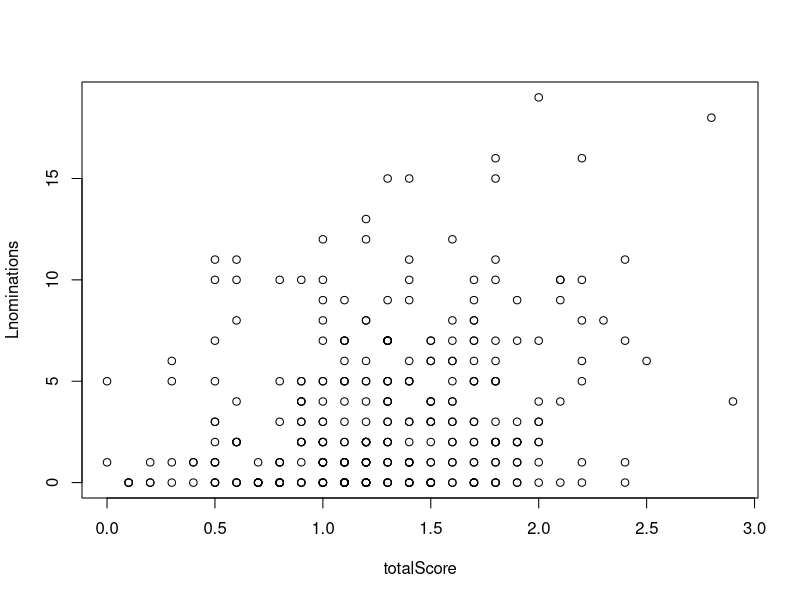
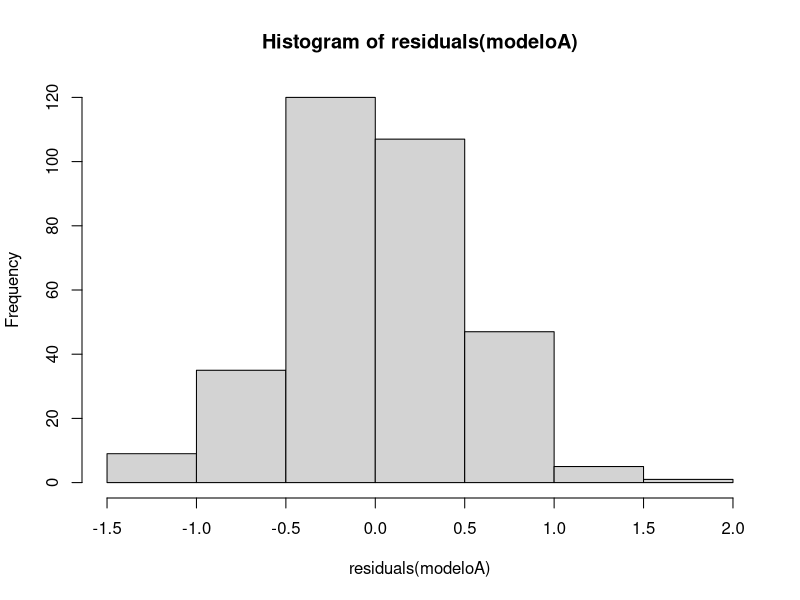
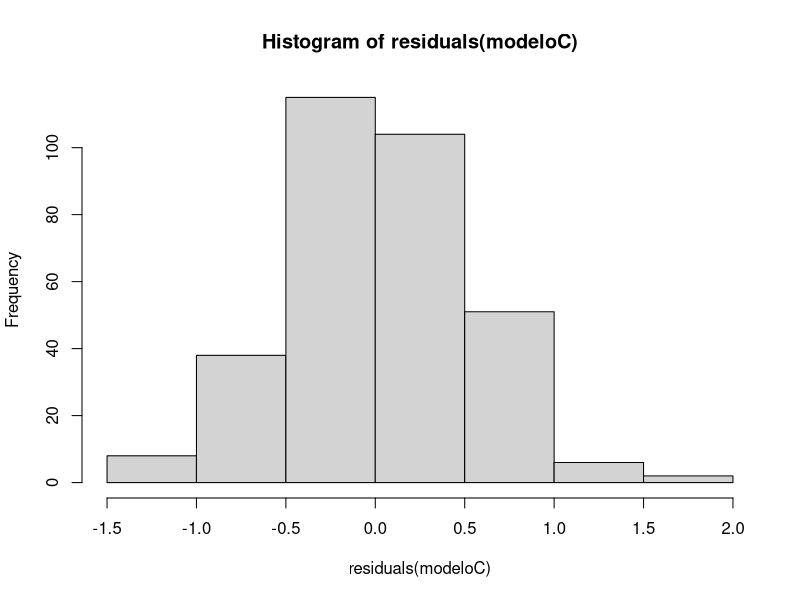

Reproduce these figures in R, in order.
## ---- chunk 1
library("haven")
library("dplyr")
library("tidyr")
## ---- chunk 2
narcissism <- read_sav("narcissism.sav")
## ---- chunk 3
narcissism <- select(narcissism, N1:N10, Lnominations)
## ---- chunk 4
narcissism <- drop_na(narcissism)
## ---- chunk 5
narcissism <- narcissism |>
  mutate(totalScore = rowMeans(across(N1:N10)))
## ---- chunk 6
with(narcissism, plot(totalScore, Lnominations))
## ---- chunk 7
modeloC <- lm(totalScore ~ 1, data = narcissism)
modeloA <- lm(totalScore ~ 1 + Lnominations, data = narcissism)
## ---- chunk 8
hist(residuals(modeloA))
hist(residuals(modeloC))
## ---- chunk 9
anova(modeloC, modeloA)
## ---- chunk 10
coef(modeloA)
## ---- chunk 11
confint(modeloA, level = 0.95)
